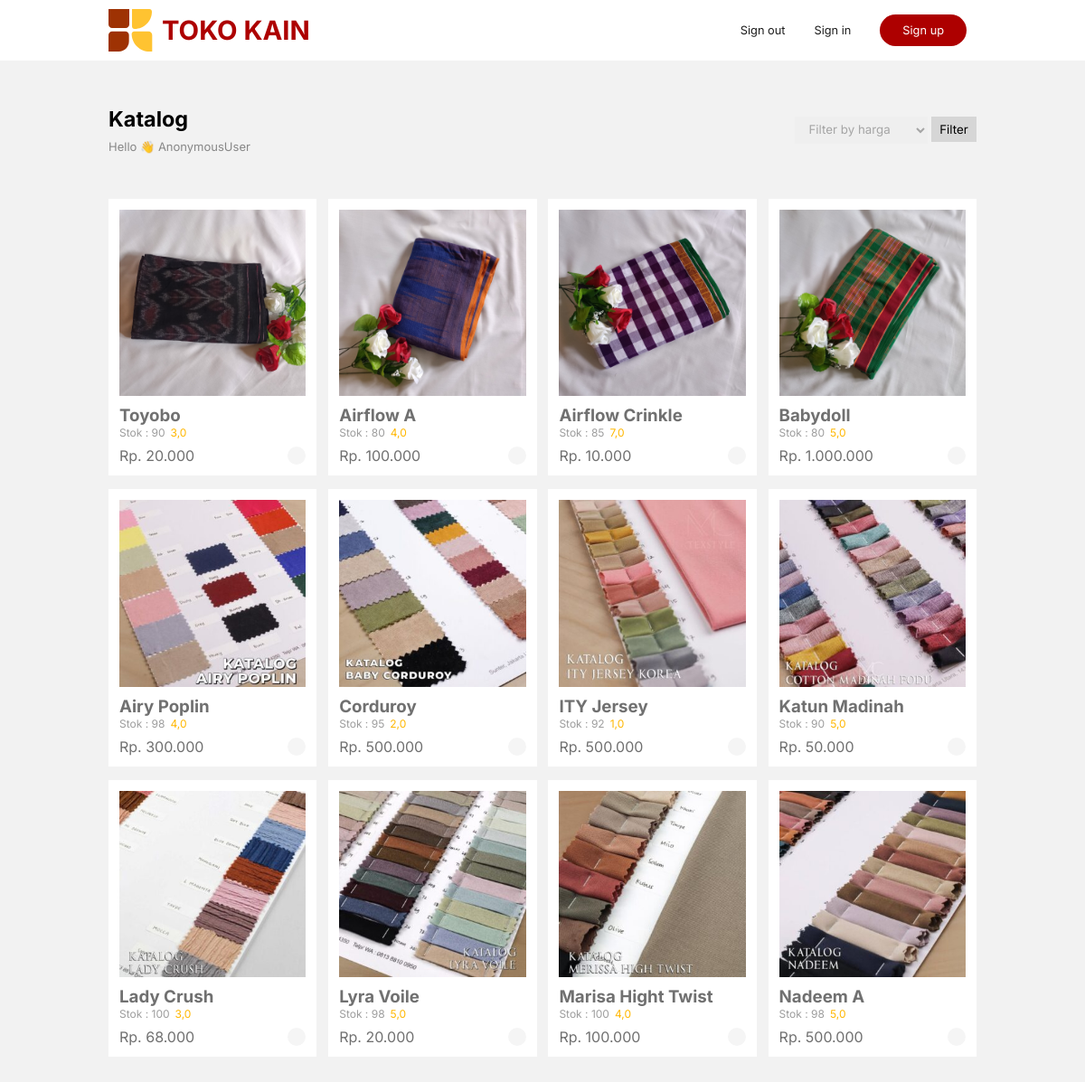
Before: / with the older database file.
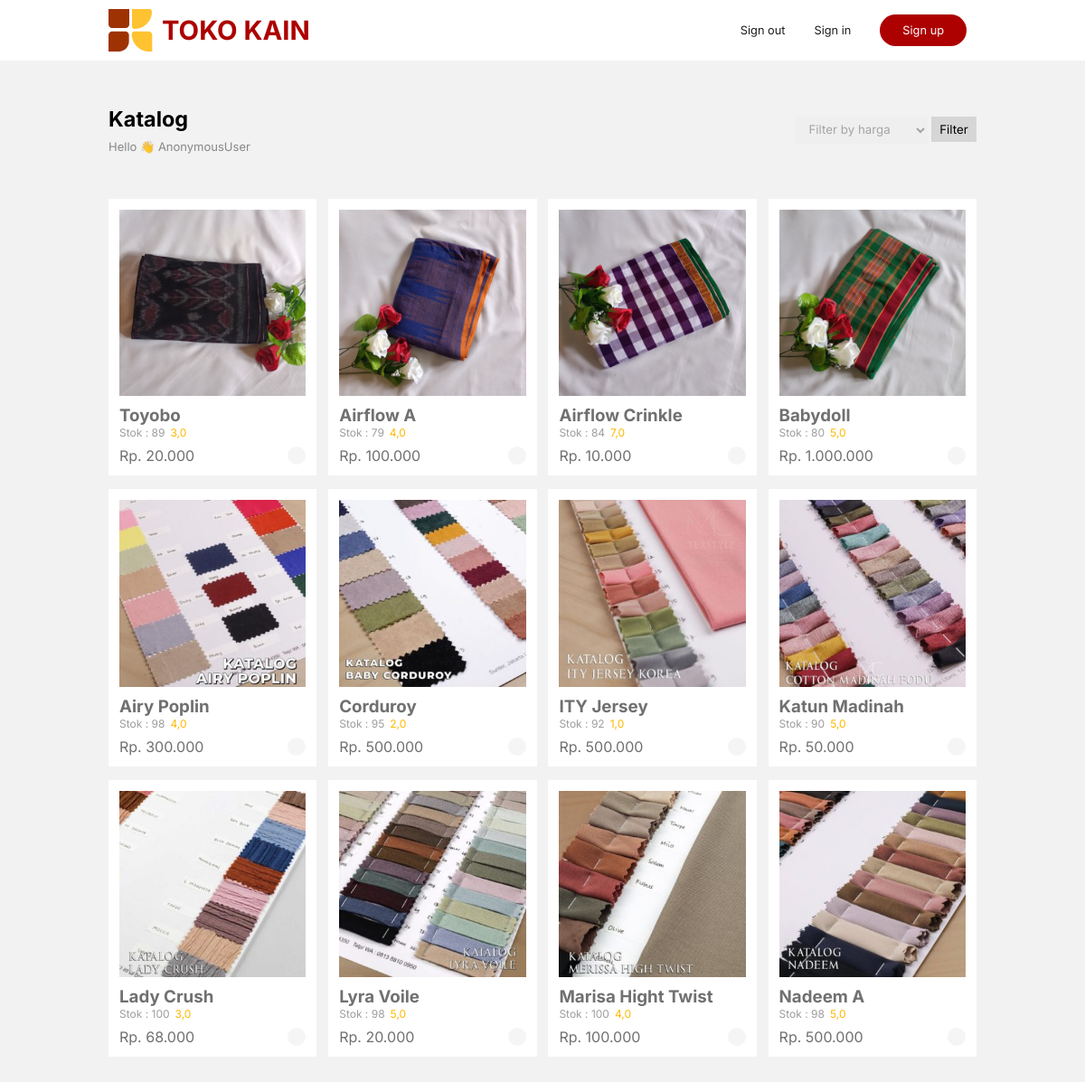
After: the same page with the newer database file.
### greenstore_app/models.py (models this page shows, shortened)
class Produk(models.Model):
    img_produk = models.ImageField(upload_to='produk')
    nama_produk = models.CharField(max_length=100)
    rettings = models.FloatField()
    harga = models.IntegerField()
    stok = models.IntegerField(default=0)

### greenstore_app/views.py (the view)
# urls.py: path('', ProdukListView.as_view(), name='index'),
class ProdukListView(ListView):
    model = Produk
    template_name = 'index.html'
    context_object_name = 'produk'
    def get_queryset(self):
        queryset = Produk.objects.all().order_by('-id')
        filter_type = self.request.GET.get('filter_type', '')
        if filter_type == 'termurah':
            queryset = queryset.order_by('harga')
        elif filter_type == 'termahal':
            queryset = queryset.order_by('-harga')
        return queryset

### templates/index.html (shortened to what this page needs)
{% load static %}
<!DOCTYPE html>
<html lang="en">
<head>
    <link rel="stylesheet" href="{%static 'css/main.css'%}">
</head>
<body>
    <nav>
        <div class="logo">
            <img src="{% static 'img/logo.svg' %}" alt="">
            <h3><a href="{% url 'index' %}" style="text-decoration: none; color: var(--dua)">TOKO KAIN</a></h3>
        </div>
        <div class="btncart">
            {% if request.user.is_authenticated %}
                <a href="{% url 'checkout' %}">
                    <p id="jlh">0</p>
                    <ion-icon name="cart" id="cartProduk"></ion-icon>
                </a>
                <a href="{% url 'status' %}">
                    <p id="statuspes">Status</p>
                </a>
                <a href="" class="signout" id="signout-btn">Sign out</a>
            {%else%}
                <a href="" class="signout" id="signout-btn" style="pointer-events: none; cursor: none;">Sign out</a>
            {%endif%}
            <button class="signin" onclick="window.dialogsignin.showModal();" id="singin">Sign in</button>
            <button class="signup" onclick="window.dialogsignup.showModal();" id="signup">Sign up</button>
        </div>
    </nav>
    <div class="container">
        <div class="content1">
            <div class="title">
                <h3>Katalog</h3>
                <p>Hello 👋 {{user}}</p>
            </div>
            <form method="GET" action="{% url 'index' %}">
                <select name="filter_type" id="filter-type">
                    <option value="">Filter by harga</option>
                </select>
                <button type="submit">Filter</button>
            </form>
        </div>
        <div class="content2">
            {% for data in produk %}
                <div class="card">
                    <img src="{{data.img_produk.url}}" alt="">
                    <div class="ket">
                        <h3>{{data.nama_produk}}</h3>
                        <div id="reting">
                            <div class="stok">
                                <p>Stok : {{data.stok}}</p>
                            </div>
                            <a href="#" class="update-rettings-btn" data-produk-id="{{ data.id }}" style="text-decoration: none; color: rgb(255, 183, 0);">
                                {{ data.rettings }}
                            </a>
                        </div>
                        <p id="formatted-harga">Rp. {{data.harga}}</p>
                        <a href="#" class="beli-btn" data-produk-id="{{data.id}}">
                            <ion-icon name="bag-check" id="beli"></ion-icon>
                        </a>
                    </div>
                </div>
            {% endfor %}
        </div>
    </div>
</body>
</html>

Changed rows visible on the page:
changed Produk "Toyobo": stok "90" → "89"
changed Produk "Airflow A": stok "80" → "79"
changed Produk "Airflow Crinkle": stok "85" → "84"
